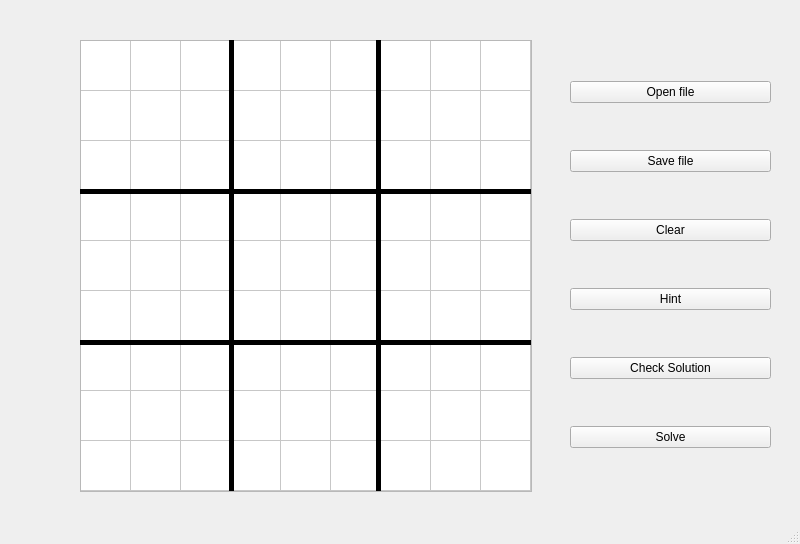
<?xml version="1.0" encoding="UTF-8"?>
<ui version="4.0">
 <class>MainWindow</class>
 <widget class="QMainWindow" name="MainWindow">
  <property name="geometry">
   <rect>
    <x>0</x>
    <y>0</y>
    <width>800</width>
    <height>544</height>
   </rect>
  </property>
  <property name="sizePolicy">
   <sizepolicy hsizetype="Expanding" vsizetype="Expanding">
    <horstretch>0</horstretch>
    <verstretch>0</verstretch>
   </sizepolicy>
  </property>
  <property name="windowTitle">
   <string>MainWindow</string>
  </property>
  <property name="autoFillBackground">
   <bool>false</bool>
  </property>
  <widget class="QWidget" name="centralwidget">
   <widget class="QWidget" name="verticalLayoutWidget">
    <property name="geometry">
     <rect>
      <x>570</x>
      <y>40</y>
      <width>201</width>
      <height>451</height>
     </rect>
    </property>
    <layout class="QVBoxLayout" name="verticalLayout">
     <item>
      <widget class="QPushButton" name="openButton">
       <property name="text">
        <string>Open file</string>
       </property>
      </widget>
     </item>
     <item>
      <widget class="QPushButton" name="saveButton">
       <property name="text">
        <string>Save file</string>
       </property>
      </widget>
     </item>
     <item>
      <widget class="QPushButton" name="clearButton">
       <property name="text">
        <string>Clear</string>
       </property>
      </widget>
     </item>
     <item>
      <widget class="QPushButton" name="hintButton">
       <property name="text">
        <string>Hint</string>
       </property>
      </widget>
     </item>
     <item>
      <widget class="QPushButton" name="checkButton">
       <property name="text">
        <string>Check Solution</string>
       </property>
      </widget>
     </item>
     <item>
      <widget class="QPushButton" name="solveButton">
       <property name="text">
        <string>Solve</string>
       </property>
      </widget>
     </item>
    </layout>
   </widget>
   <widget class="QTableWidget" name="tableWidget">
    <property name="geometry">
     <rect>
      <x>80</x>
      <y>40</y>
      <width>452</width>
      <height>452</height>
     </rect>
    </property>
    <property name="font">
     <font>
      <family>Lucida Console</family>
      <pointsize>24</pointsize>
      <weight>50</weight>
      <bold>false</bold>
     </font>
    </property>
    <property name="contextMenuPolicy">
     <enum>Qt::NoContextMenu</enum>
    </property>
    <property name="autoFillBackground">
     <bool>true</bool>
    </property>
    <property name="frameShape">
     <enum>QFrame::StyledPanel</enum>
    </property>
    <property name="autoScroll">
     <bool>true</bool>
    </property>
    <property name="textElideMode">
     <enum>Qt::ElideNone</enum>
    </property>
    <property name="showGrid">
     <bool>true</bool>
    </property>
    <property name="gridStyle">
     <enum>Qt::SolidLine</enum>
    </property>
    <property name="sortingEnabled">
     <bool>false</bool>
    </property>
    <property name="wordWrap">
     <bool>true</bool>
    </property>
    <property name="cornerButtonEnabled">
     <bool>true</bool>
    </property>
    <property name="rowCount">
     <number>9</number>
    </property>
    <property name="columnCount">
     <number>9</number>
    </property>
    <attribute name="horizontalHeaderVisible">
     <bool>false</bool>
    </attribute>
    <attribute name="horizontalHeaderDefaultSectionSize">
     <number>50</number>
    </attribute>
    <attribute name="horizontalHeaderHighlightSections">
     <bool>true</bool>
    </attribute>
    <attribute name="verticalHeaderVisible">
     <bool>false</bool>
    </attribute>
    <attribute name="verticalHeaderDefaultSectionSize">
     <number>50</number>
    </attribute>
    <row/>
    <row/>
    <row/>
    <row/>
    <row/>
    <row/>
    <row/>
    <row/>
    <row/>
    <column/>
    <column/>
    <column/>
    <column/>
    <column/>
    <column/>
    <column/>
    <column/>
    <column/>
   </widget>
   <widget class="Line" name="line">
    <property name="geometry">
     <rect>
      <x>80</x>
      <y>176</y>
      <width>451</width>
      <height>30</height>
     </rect>
    </property>
    <property name="frameShadow">
     <enum>QFrame::Plain</enum>
    </property>
    <property name="lineWidth">
     <number>5</number>
    </property>
    <property name="orientation">
     <enum>Qt::Horizontal</enum>
    </property>
   </widget>
   <widget class="Line" name="line_2">
    <property name="geometry">
     <rect>
      <x>80</x>
      <y>327</y>
      <width>451</width>
      <height>30</height>
     </rect>
    </property>
    <property name="frameShadow">
     <enum>QFrame::Plain</enum>
    </property>
    <property name="lineWidth">
     <number>5</number>
    </property>
    <property name="orientation">
     <enum>Qt::Horizontal</enum>
    </property>
   </widget>
   <widget class="Line" name="line_3">
    <property name="geometry">
     <rect>
      <x>223</x>
      <y>40</y>
      <width>16</width>
      <height>451</height>
     </rect>
    </property>
    <property name="frameShadow">
     <enum>QFrame::Plain</enum>
    </property>
    <property name="lineWidth">
     <number>5</number>
    </property>
    <property name="orientation">
     <enum>Qt::Vertical</enum>
    </property>
   </widget>
   <widget class="Line" name="line_4">
    <property name="geometry">
     <rect>
      <x>370</x>
      <y>40</y>
      <width>16</width>
      <height>451</height>
     </rect>
    </property>
    <property name="frameShadow">
     <enum>QFrame::Plain</enum>
    </property>
    <property name="lineWidth">
     <number>5</number>
    </property>
    <property name="orientation">
     <enum>Qt::Vertical</enum>
    </property>
   </widget>
  </widget>
  <widget class="QStatusBar" name="statusbar"/>
 </widget>
 <resources/>
 <connections>
  <connection>
   <sender>clearButton</sender>
   <signal>released()</signal>
   <receiver>tableWidget</receiver>
   <slot>clear()</slot>
   <hints>
    <hint type="sourcelabel">
     <x>695</x>
     <y>217</y>
    </hint>
    <hint type="destinationlabel">
     <x>425</x>
     <y>249</y>
    </hint>
   </hints>
  </connection>
 </connections>
</ui>
